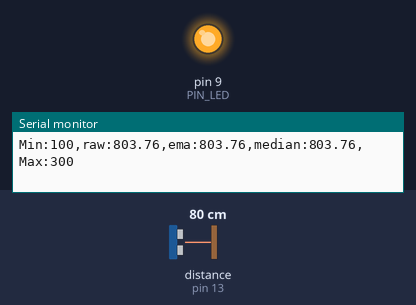
Bench run of a sketch on a simulated Arduino Uno, built with avr-gcc and run on an emulated ATmega328P. On the bench: output pins drawn as LEDs (lit = HIGH), the last lines printed to the serial monitor. Wiring (inferred from the names in the program): ultrasonic range finder: trigger pin 12; echo pin 13. Inputs (shaded band) come from the test bench; at power-on: distance to the obstacle (sensor on pin 13) 80 cm. The echo pulse lasts 58.3 µs per cm; pins used as bus, display or sensor lines are not drawn.

Above: at 1.2 s.
1.3 s: distance to the obstacle (sensor on pin 13) set to 18 cm
At 2.5 s:
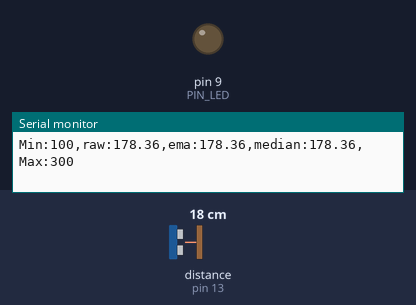
2.8 s: distance to the obstacle (sensor on pin 13) set to 12 cm
4.3 s: distance to the obstacle (sensor on pin 13) set to 9 cm
At 4.9 s:
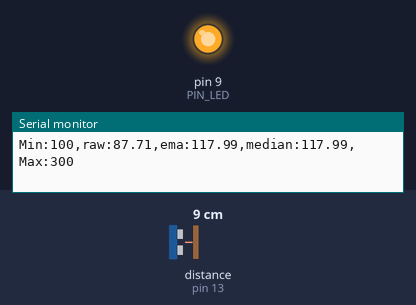
Timing chart, 0 to 7.3 s (numbered marks = the images above; inputs shaded):
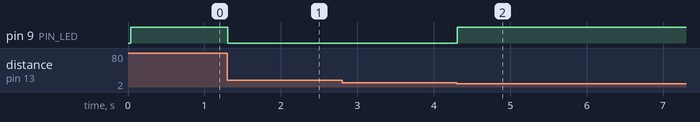

The sketch:

09_example_1.ino
```cpp
// Arduino pin assignment
#define PIN_LED  9
#define PIN_TRIG 12
#define PIN_ECHO 13

// configurable parameters
#define SND_VEL 346.0     // sound velocity at 24 celsius degree (unit: m/sec)
#define INTERVAL 25       // sampling interval (unit: msec)
#define PULSE_DURATION 10 // ultra-sound Pulse Duration (unit: usec)
#define _DIST_MIN 100     // minimum distance to be measured (unit: mm)
#define _DIST_MAX 300     // maximum distance to be measured (unit: mm)

#define TIMEOUT ((INTERVAL / 2) * 1000.0) // maximum echo waiting time (unit: usec)
#define SCALE (0.001 * 0.5 * SND_VEL)     // coefficent to convert duration to distance

#define _EMA_ALPHA 1  // EMA weight of new sample (range: 0 to 1)
                          // Setting EMA to 1 effectively disables EMA filter.

#define MEDIAN_WIN 30  // N=3,10,30으로 바꿔가며 캡처

// global variables
unsigned long last_sampling_time;   // unit: msec
float dist_prev = _DIST_MAX;        // Distance last-measured
float dist_ema;                     // EMA distance

float samples[MEDIAN_WIN];
int   samp_count = 0;
int   samp_head  = 0;

float median_of_buffer();
bool  is_valid_distance(float d);

void setup() {
  // initialize GPIO pins
  pinMode(PIN_LED,OUTPUT);
  pinMode(PIN_TRIG,OUTPUT);
  pinMode(PIN_ECHO,INPUT);
  digitalWrite(PIN_TRIG, LOW);

  // initialize serial port
  Serial.begin(57600);
}

void loop() {
  float dist_raw, dist_filtered;

  // wait until next sampling time.
  // millis() returns the number of milliseconds since the program started.
  // will overflow after 50 days.
  if (millis() < last_sampling_time + INTERVAL)
    return;

// get a distance reading from the USS

dist_raw = USS_measure(PIN_TRIG, PIN_ECHO);


if (dist_raw == 0.0 || dist_raw > _DIST_MAX || dist_raw < _DIST_MIN) {
    // 무효 측정은 버퍼에 넣지 않음
} else {
    samples[samp_head] = dist_raw;
    samp_head = (samp_head + 1) % MEDIAN_WIN;
    if (samp_count < MEDIAN_WIN) samp_count++;
}

float dist_median = (samp_count > 0) ? median_of_buffer() : dist_raw;

// EMA
dist_ema = _EMA_ALPHA * dist_median + (1.0 - _EMA_ALPHA) * dist_ema;


  // output the distance to the serial port
  Serial.print("Min:");   Serial.print(_DIST_MIN);
  Serial.print(",raw:"); Serial.print(dist_raw);
  Serial.print(",ema:");  Serial.print(dist_ema);
  Serial.print(",median:");  Serial.print(dist_median);
  Serial.print(",Max:");  Serial.print(_DIST_MAX);
  Serial.println("");

  // do something here
  if ((dist_raw < _DIST_MIN) || (dist_raw > _DIST_MAX))
    digitalWrite(PIN_LED, 1);       // LED OFF
  else
    digitalWrite(PIN_LED, 0);       // LED ON

  // update last sampling time
  last_sampling_time += INTERVAL;
}

// get a distance reading from USS. return value is in millimeter.
float USS_measure(int TRIG, int ECHO)
{
  digitalWrite(TRIG, HIGH);
  delayMicroseconds(PULSE_DURATION);
  digitalWrite(TRIG, LOW);

  return pulseIn(ECHO, HIGH, TIMEOUT) * SCALE; // unit: mm

  // Pulse duration to distance conversion example (target distance = 17.3m)
  // - pulseIn(ECHO, HIGH, timeout) returns microseconds (음파의 왕복 시간)
  // - 편도 거리 = (pulseIn() / 1,000,000) * SND_VEL / 2 (미터 단위)
  //   mm 단위로 하려면 * 1,000이 필요 ==>  SCALE = 0.001 * 0.5 * SND_VEL
  //
  // - 예, pusseIn()이 100,000 이면 (= 0.1초, 왕복 거리 34.6m)
  //        = 100,000 micro*sec * 0.001 milli/micro * 0.5 * 346 meter/sec
  //        = 100,000 * 0.001 * 0.5 * 346
  //        = 17,300 mm  ==> 17.3m
}

float median_of_buffer() {
  float tmp[MEDIAN_WIN];
  for (int i = 0; i < samp_count; i++) {
    int idx = (samp_head - 1 - i);
    if (idx < 0) idx += MEDIAN_WIN;
    tmp[i] = samples[idx];
  }
  for (int i = 1; i < samp_count; i++) {
    float key = tmp[i];
    int j = i - 1;
    while (j >= 0 && tmp[j] > key) {
      tmp[j+1] = tmp[j];
      j--;
    }
    tmp[j+1] = key;
  }
  if (samp_count % 2 == 1) {
    return tmp[samp_count / 2];
  } else {
    int r = samp_count / 2;
    return 0.5f * (tmp[r-1] + tmp[r]);
  }
}

bool is_valid_distance(float d) {
  if (d <= 0.0f) return false;
  if (d < _DIST_MIN) return false;
  if (d > _DIST_MAX) return false;
  return true;
}
```

Measured:
- the behaviour switches between 11 and 10 cm on distance to the obstacle (sensor on pin 13) (found by bisection; images 1 and 2)
- after the input at 1.3 s, pin 9 (PIN_LED): HIGH → LOW at once
- after the input at 4.3 s, pin 9 (PIN_LED): LOW → HIGH at once
